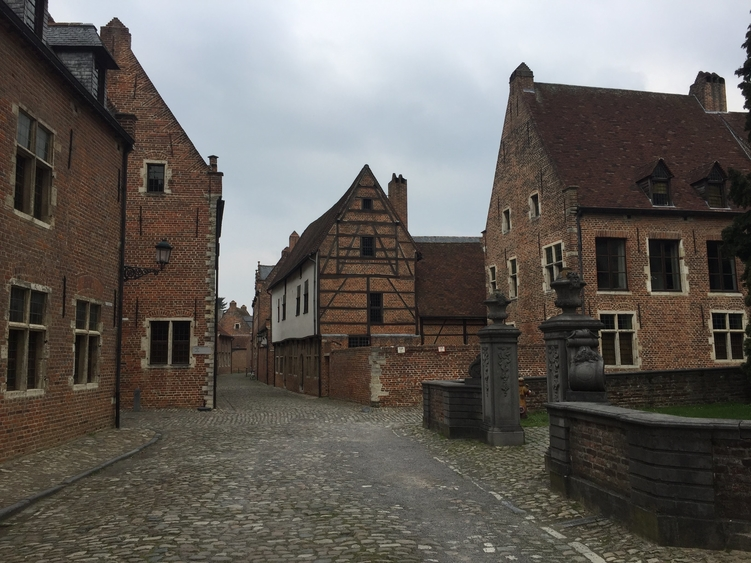
#> input picture leuvenA.jpg, 751 x 563 px
$ python splitImage.py
#> lines starting #> are read from the running program, lines starting #| are printed output that depends on the picture
from PIL import Image
import matplotlib.pyplot as plt

# Load the image
img = Image.open('leuvenA.jpg')
#> img is the input picture: PIL image 751x563 RGB; mean R, G, B 100.8, 96.5, 91.9

# Get image dimensions
width, height = img.size
#> width = 751; height = 563

# Divide the image into 4 quadrants
left_upper = img.crop((0, 0, width // 2, height // 2))  # Top-left
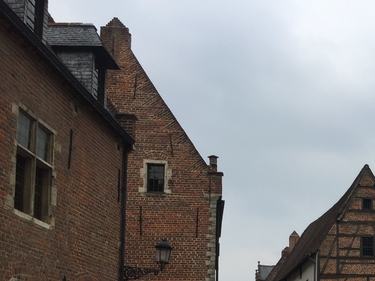
#> left_upper: PIL image 375x281 RGB; mean R, G, B 127.9, 125.9, 126.1
right_upper = img.crop((width // 2, 0, width, height // 2))  # Top-right
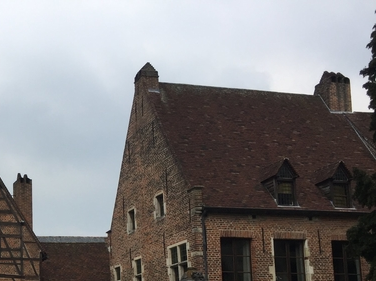
#> right_upper: PIL image 376x281 RGB; mean R, G, B 130.5, 128.6, 129.7
left_lower = img.crop((0, height // 2, width // 2, height))  # Bottom-left
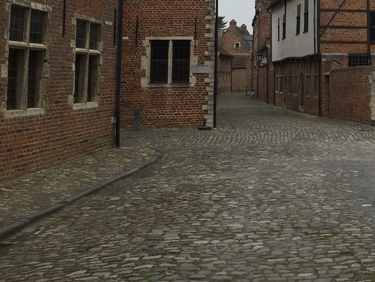
#> left_lower: PIL image 375x282 RGB; mean R, G, B 80.3, 72.5, 61.2
right_lower = img.crop((width // 2, height // 2, width, height))  # Bottom-right
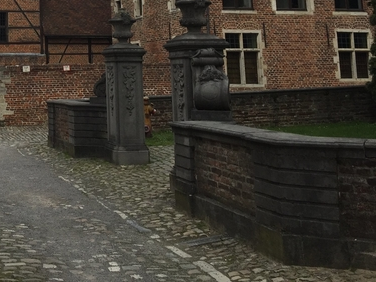
#> right_lower: PIL image 376x282 RGB; mean R, G, B 64.8, 59.3, 50.7

# Plot the original image and the 4 segments
fig, axes = plt.subplots(1, 5, figsize=(20, 5))

axes[0].imshow(img)
axes[0].set_title("Original Image")
axes[0].axis('off')

axes[1].imshow(left_upper)
axes[1].set_title("Top Left")
axes[1].axis('off')

axes[2].imshow(right_upper)
axes[2].set_title("Top Right")
axes[2].axis('off')

axes[3].imshow(left_lower)
axes[3].set_title("Bottom Left")
axes[3].axis('off')

axes[4].imshow(right_lower)
axes[4].set_title("Bottom Right")
axes[4].axis('off')

plt.show()

# Merge them back in the original order
merged_img = Image.new('RGB', (width, height))
#> merged_img: PIL image 751x563 RGB; every value is 0
merged_img.paste(left_upper, (0, 0))  # Top-left
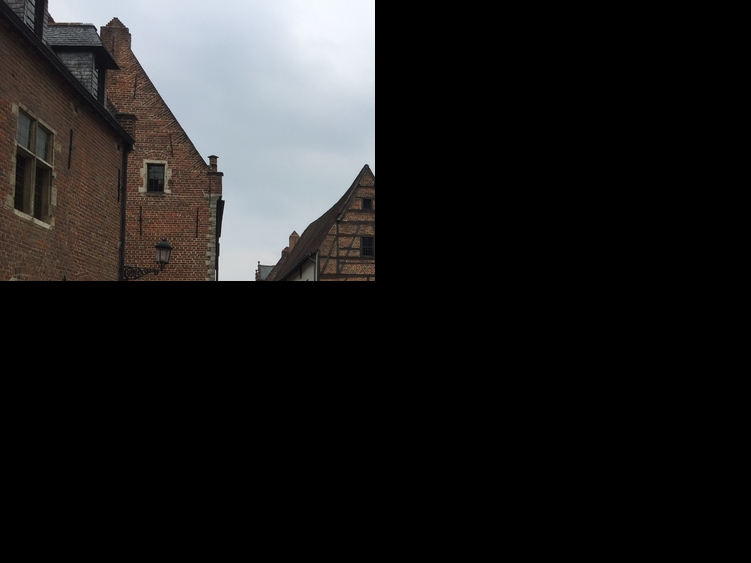
#> merged_img: PIL image 751x563 RGB; mean R, G, B 31.9, 31.4, 31.4
merged_img.paste(right_upper, (width // 2, 0))  # Top-right
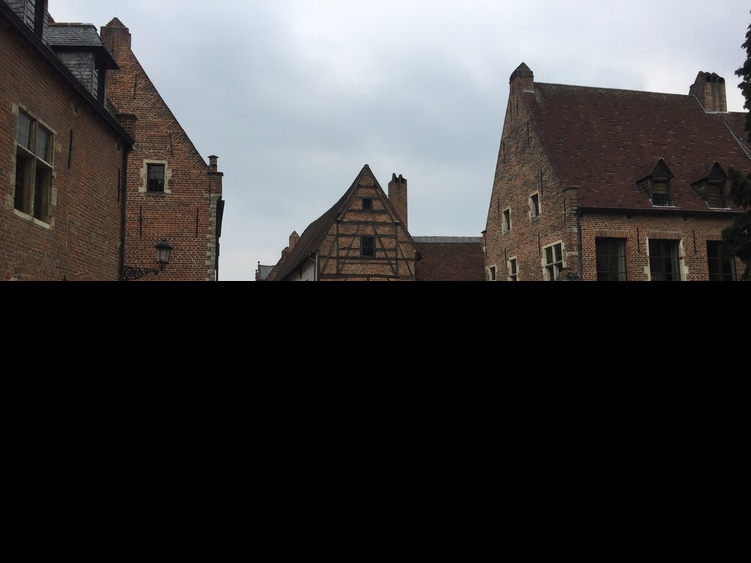
#> merged_img: PIL image 751x563 RGB; mean R, G, B 64.5, 63.5, 63.8
merged_img.paste(left_lower, (0, height // 2))  # Bottom-left
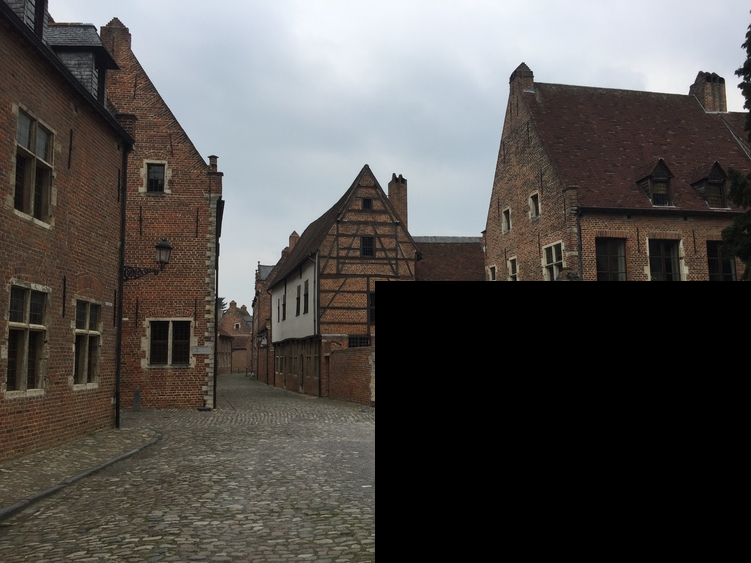
#> merged_img: PIL image 751x563 RGB; mean R, G, B 84.6, 81.6, 79.2
merged_img.paste(right_lower, (width // 2, height // 2))  # Bottom-right

# Plot the merged image
fig, axes = plt.subplots(1, 2, figsize=(10, 5))

axes[0].imshow(img)
axes[0].set_title("Original Image")
axes[0].axis('off')

axes[1].imshow(merged_img)
axes[1].set_title("Merged Image")
axes[1].axis('off')

plt.show()
